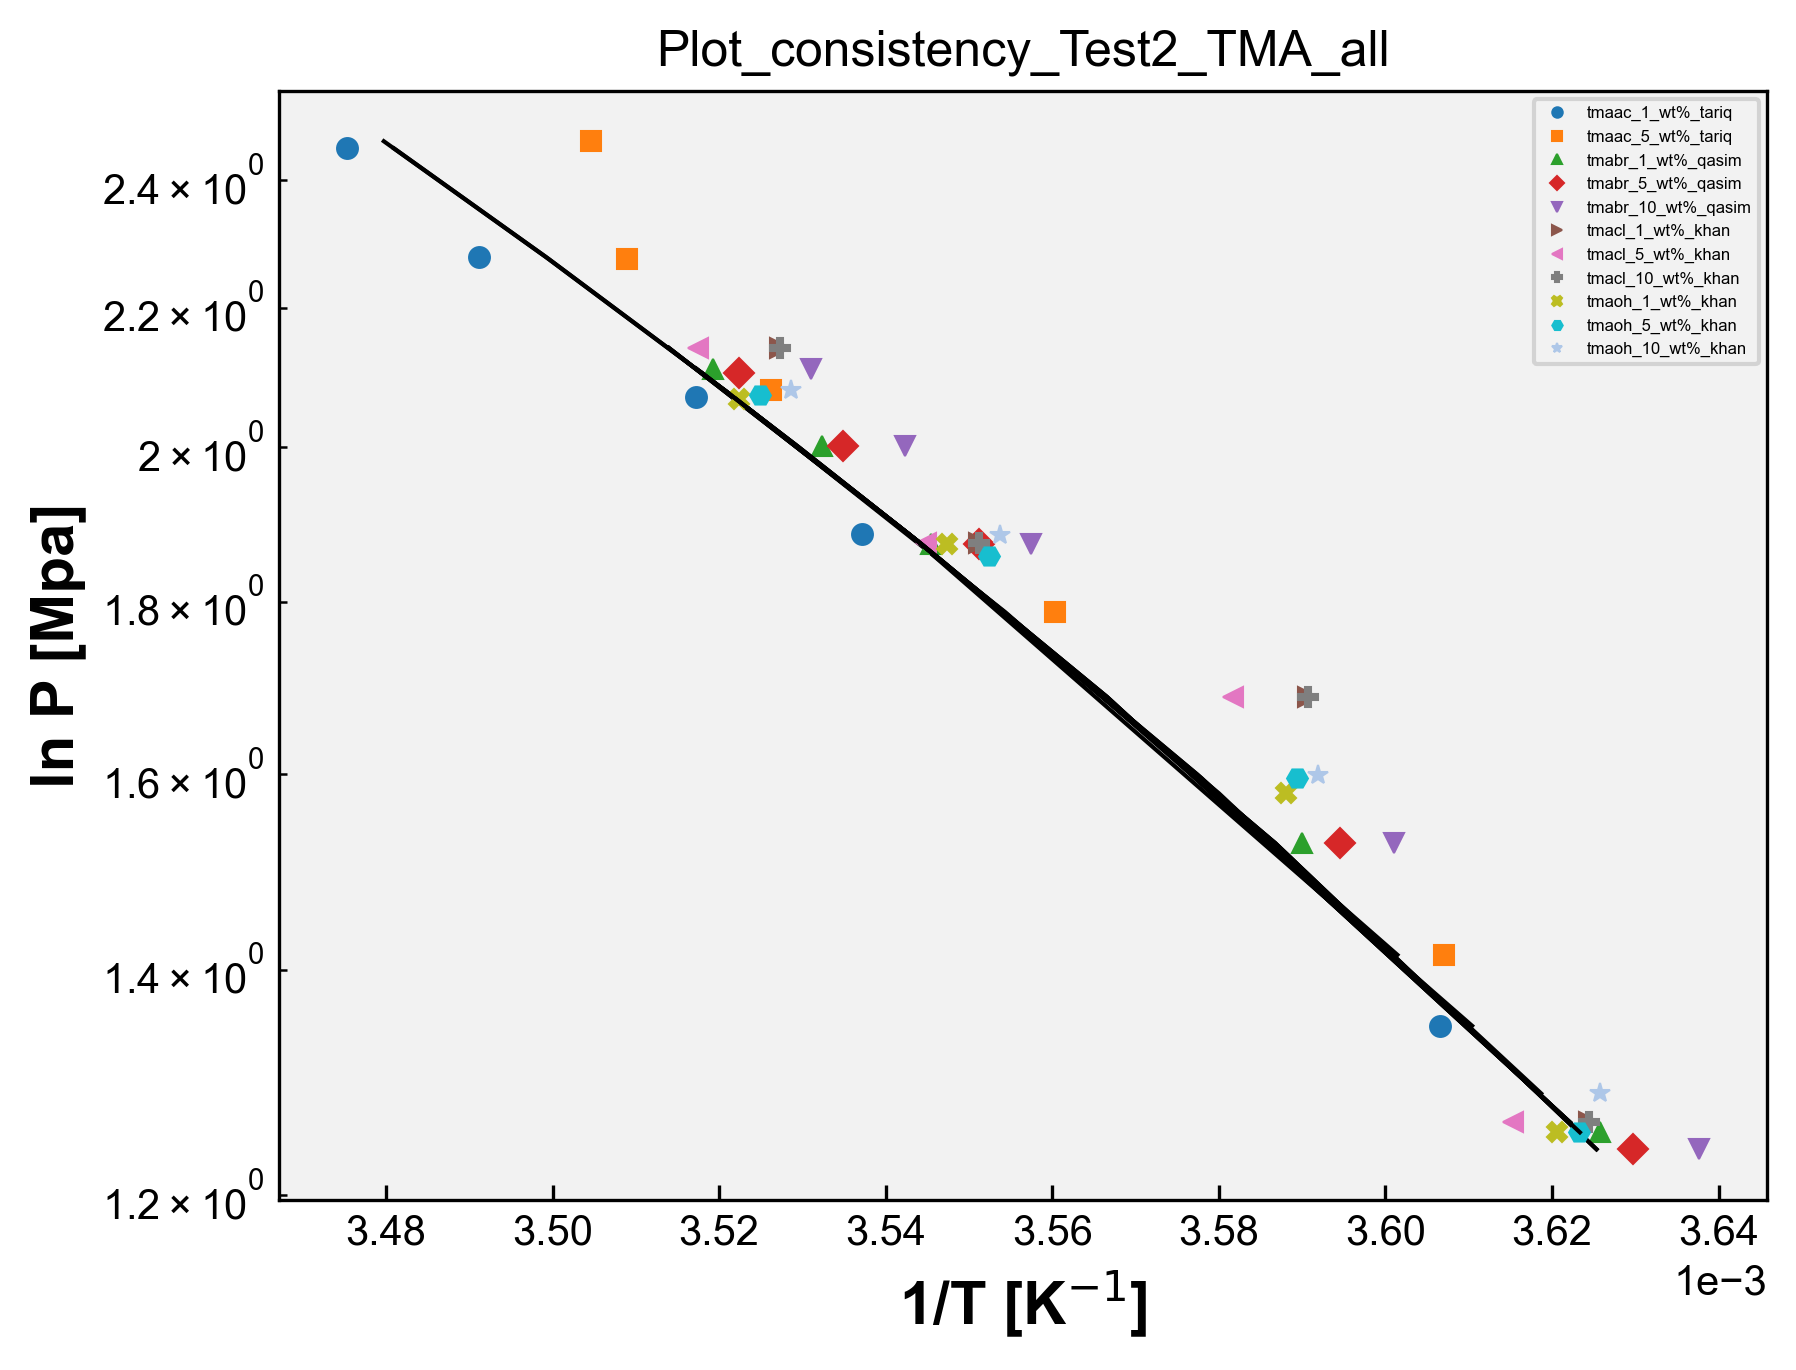

Python code for this plot:
# Plot_consistency - TMA 
import matplotlib.pyplot as plt
import matplotlib
from matplotlib.font_manager import FontProperties
import pandas as pd
import numpy as np
import openpyxl
import os 

matplotlib.rcParams['font.family'] = "Arial" # change the default font # mudança da fonte 
matplotlib.rcParams['xtick.direction'] = 'in' # change the ticks direction # mudança da direção dos marcadores ao longo dos eixos de um gráfico que indicam valores específicos 
matplotlib.rcParams['ytick.direction'] = 'in'
font = FontProperties() # cria uma instância de propriedades de fontes, tamanho, estilo e família
font.set_family('sans-serif') # 'serif', 'sans-serif', 'cursive', 'fantasy', or 'monospace' # família da fonte 
font.set_name('Arial') # nome da fonte 
font.set_weight('bold') # 'ultralight', 'light', 'normal', 'regular', 'book', 'medium', 'roman', 'semibold', 'demibold', 'demi', 'bold', 'heavy', 'extra bold', 'black' # peso da fonte 
font.set_style('normal') #'normal', 'italic' or 'oblique' # estilo da fonte, negrito, itálico, normal, etc 
font.set_size('x-large') # xx-small', 'x-small', 'small', 'medium', 'large', 'x-large', 'xx-large' # tamanho da fonte 
plt.rcParams['figure.dpi'] = 300 # resolução padrão para as figuras exibidas na tela 
plt.rcParams['savefig.dpi'] = 300 # resolução padrão para as figuras salvas em arquivos PNG, PDF ou SVG 
opt = {'fillstyle':'full','markersize':5,'markeredgewidth':0.5} # aparência dos marcadores, fillstyle: full - estilo de preenchimento markersize: 5 - tamanho do marcador markeredgewidth: 0.5 largura da borda do marcador 
plt.rcParams['figure.facecolor'] = (1.0,1.0,1.0,0.0) # cor de fundo da figura como transparente 
plt.rcParams['axes.facecolor'] = '0.95' # cor de fundo dos eixos como uma tonalidade de cinza claro 
#plt.rcParams['figure.figsize'] = (4,4) # tamanho da figura padrão em polegadas 


caminho_arquivo = 'TMA.xlsx' # caminho do arquivo  
wb = openpyxl.load_workbook(caminho_arquivo) # ler dados de abas individuais do arquivo Excel sem abrir e fechar repetidamente, mantém aberto. Mais eficiente se você precisa ler dados de várias abas do arquivo. Lista com os nomes de todas as abas do arquivo Excel.
# load_workbook é a função usada para carregar o arquvio Excel

dados_coluna_O_array = [] # matriz para guardar os dados da coluna O de todas as sheet
dados_coluna_P_array = [] # matriz para guardar os dados da coluna P de todas as sheet
dados_coluna_Q_array = [] # matriz para guardar os dados da coluna Q de todas as sheet

nomes_abas = []

for i in wb.sheetnames: # para i dentro da lista wb com os nomes de todas as abas
    nome_aba = wb[i] # obtém o nome da aba na posição i na lista wb, que contém os nomes de todas as abas
    nome_aba_split = nome_aba.title.split("_") # nome_aba é o nome completo da aba. nome_aba.title converte o nome da aba para o formato de título. split("_ ") divide o nome da aba em duas partes usando o caractere "_ "
    if len(nome_aba_split) > 2: # se o nome da aba contiver mais de duas partes 
        nome_aba_split.insert(2, "wt%") # insere wt% entre a segunda e a terceira partes do nome da aba 
        nome_aba_final = "_".join(nome_aba_split) # junta as partes do nome da aba de volta com "_"
        print('nome_aba_final', nome_aba_final)
        nomes_abas.append(nome_aba_final) # adiciona o nome modificado _a lista de nomes das abas 
    else:
        nomes_abas.append(nome_aba.title) # nome da aba não tiver mais de duas partes, adiciona o nome completo da aba à lista nomes_abas (usada na legenda)

    dados_coluna_O = [] # abre uma lista para os dados da coluna O da sheet 
    dados_coluna_P = [] # abre uma lista para os dados da coluna P da sheet
    dados_coluna_Q = [] # abre uma lista para os dados da coluna Q da sheet

    for j in nome_aba.iter_rows(min_row=2, values_only=True): # iter_rows: permite iterar sobre as linhas dessa aba # min_row=2: especifica a primeira linha a ser considerada, nesse caso, começa na segunda linha, pois a primeira linha geralmente contém os cabeçalhos das colunas # values_only=True: indica que queremos obter apenas os valores das células, sem incluir informações adicionais como formatação, fórmulas ou estilos. 
        dados_coluna_O.append(j[14])
        dados_coluna_P.append(j[15])
        dados_coluna_Q.append(j[16])

    dados_coluna_O_array.append(dados_coluna_O)
    dados_coluna_P_array.append(dados_coluna_P)
    dados_coluna_Q_array.append(dados_coluna_Q)

print('dados_O', dados_coluna_O_array)
print('dados_P', dados_coluna_P_array)
print('dados_Q', dados_coluna_Q_array)

# Plotagem dos dados:

symbols = ['o', 's', '^', 'D', 'v', '>', '<', 'P', 'X', 'H', '*', 'h', '+', 'x', '|', '_', '1', '2', '3', '4', 'p', ',', '.', '8', 'p', 'd', 'D', '|', '_', '$...$']
# Exemplos de símbolos

# Vetor de cores
colors = ['#1f77b4', '#ff7f0e', '#2ca02c', '#d62728', '#9467bd', '#8c564b', '#e377c2', '#7f7f7f', '#bcbd22', '#17becf',  '#aec7e8',  '#ffbb78', '#98df8a', '#ff9896', '#c5b0d5', '#c49c94',  '#f7b6d2', '#c7c7c7',  '#dbdb8d',  '#9edae5',  '#393b79',  '#5254a3', '#6b6ecf',  '#9c9ede',  '#637939',  '#8ca252',  '#b5cf6b', '#cedb9c',  '#8c6d31',  '#bd9e39',  '#e7ba52',  '#e7cb94',  '#843c39', '#ad494a', '#d6616b',  '#e7969c',  '#7b4173', '#a55194',  '#ce6dbd',  '#de9ed6']

lines = []

for i in range(len(dados_coluna_O_array)):
    y = dados_coluna_O_array[i]
    x = dados_coluna_P_array[i]
    x2 = dados_coluna_Q_array[i]
    print('x', x)
    print('y', y)
    print('x2', x2)
    symbol=symbols[i]
    color=colors[i]
    line1, = plt.plot(x, y, marker=symbol, markersize=opt['markersize'], markeredgewidth=opt['markeredgewidth'], fillstyle=opt['fillstyle'], color=color, linestyle='none', label=nomes_abas[i]) # lines armazenam as linhas geradas pelos plots
    line2, = plt.plot(x2, y, color='black', linestyle='-', linewidth=1)

    lines.append(line1)

plt.semilogy()
plt.ticklabel_format(axis='x', style='sci', scilimits=(0,0)) # eixo x em notação científica 
plt.legend(handles=lines, loc='upper right', fontsize=4, markerscale=0.5) # cria a legenda usando as linhas armazenadas na lista
plt.xlabel('1/T [K$^{-1}$]',fontproperties=font)
plt.ylabel('ln P [Mpa]',fontproperties=font)
#plt.legend(loc="upper left")

nome_arquivo_python = os.path.basename(__file__) # obter o nome do arquivo python atual
nome_arquivo_sem_extensao = os.path.splitext(nome_arquivo_python)[0] # obter o nome do arquivo sem extensão # [0] vai acessar o primeiro elemento da tupla retornado por path.splitext

plt.title(nome_arquivo_sem_extensao)

plt.savefig(f'{nome_arquivo_sem_extensao}.png',format='png',bbox_inches='tight',
                dpi=300,transparent=False)
plt.show()
